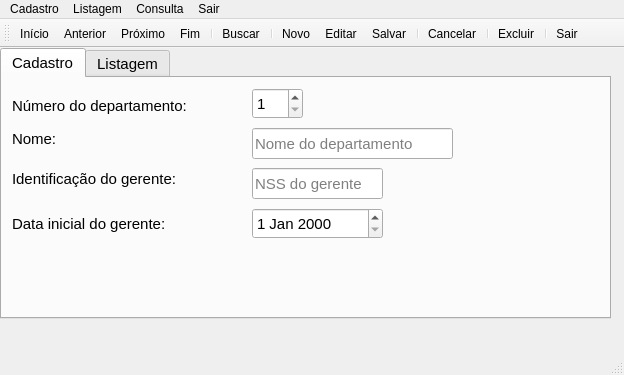
<?xml version="1.0" encoding="UTF-8"?>
<ui version="4.0">
 <class>FrmDepto</class>
 <widget class="QMainWindow" name="FrmDepto">
  <property name="geometry">
   <rect>
    <x>0</x>
    <y>0</y>
    <width>624</width>
    <height>375</height>
   </rect>
  </property>
  <property name="windowTitle">
   <string>Manutenção de Departamentos</string>
  </property>
  <property name="toolTip">
   <string>Cadastro de departamentos</string>
  </property>
  <property name="statusTip">
   <string/>
  </property>
  <widget class="QWidget" name="centralwidget">
   <widget class="QTabWidget" name="tabWidget">
    <property name="geometry">
     <rect>
      <x>0</x>
      <y>0</y>
      <width>611</width>
      <height>271</height>
     </rect>
    </property>
    <property name="font">
     <font>
      <pointsize>11</pointsize>
      <weight>50</weight>
      <italic>false</italic>
      <bold>false</bold>
      <underline>false</underline>
      <strikeout>false</strikeout>
     </font>
    </property>
    <property name="cursor">
     <cursorShape>IBeamCursor</cursorShape>
    </property>
    <property name="currentIndex">
     <number>0</number>
    </property>
    <widget class="QWidget" name="tabCadastro">
     <attribute name="icon">
      <iconset>
       <normaloff>:/icones/COPY.BMP</normaloff>:/icones/COPY.BMP</iconset>
     </attribute>
     <attribute name="title">
      <string>Cadastro</string>
     </attribute>
     <attribute name="toolTip">
      <string>Manutenção dos registros de Departamentos</string>
     </attribute>
     <widget class="QLabel" name="label">
      <property name="geometry">
       <rect>
        <x>10</x>
        <y>20</y>
        <width>221</width>
        <height>16</height>
       </rect>
      </property>
      <property name="text">
       <string>Número do departamento:</string>
      </property>
     </widget>
     <widget class="QSpinBox" name="spbNumDepto">
      <property name="geometry">
       <rect>
        <x>250</x>
        <y>10</y>
        <width>51</width>
        <height>31</height>
       </rect>
      </property>
      <property name="minimum">
       <number>1</number>
      </property>
      <property name="maximum">
       <number>25</number>
      </property>
     </widget>
     <widget class="QLabel" name="label_2">
      <property name="geometry">
       <rect>
        <x>10</x>
        <y>50</y>
        <width>51</width>
        <height>21</height>
       </rect>
      </property>
      <property name="text">
       <string>Nome:</string>
      </property>
     </widget>
     <widget class="QLabel" name="label_3">
      <property name="geometry">
       <rect>
        <x>10</x>
        <y>90</y>
        <width>211</width>
        <height>21</height>
       </rect>
      </property>
      <property name="text">
       <string>Identificação do gerente:</string>
      </property>
     </widget>
     <widget class="QLabel" name="label_4">
      <property name="geometry">
       <rect>
        <x>10</x>
        <y>130</y>
        <width>191</width>
        <height>31</height>
       </rect>
      </property>
      <property name="text">
       <string>Data inicial do gerente:</string>
      </property>
     </widget>
     <widget class="QLineEdit" name="edNomeDepto">
      <property name="geometry">
       <rect>
        <x>250</x>
        <y>50</y>
        <width>201</width>
        <height>31</height>
       </rect>
      </property>
      <property name="maxLength">
       <number>15</number>
      </property>
      <property name="placeholderText">
       <string>Nome do departamento</string>
      </property>
     </widget>
     <widget class="QLineEdit" name="edGerente_NumSegSocial">
      <property name="geometry">
       <rect>
        <x>250</x>
        <y>90</y>
        <width>131</width>
        <height>31</height>
       </rect>
      </property>
      <property name="maxLength">
       <number>9</number>
      </property>
      <property name="placeholderText">
       <string>NSS do gerente</string>
      </property>
     </widget>
     <widget class="QDateEdit" name="deData_Inicial_Gerente">
      <property name="geometry">
       <rect>
        <x>250</x>
        <y>130</y>
        <width>131</width>
        <height>31</height>
       </rect>
      </property>
     </widget>
    </widget>
    <widget class="QWidget" name="tabListagem">
     <attribute name="icon">
      <iconset>
       <normaloff>:/icones/WINPREV.BMP</normaloff>:/icones/WINPREV.BMP</iconset>
     </attribute>
     <attribute name="title">
      <string>Listagem</string>
     </attribute>
     <attribute name="toolTip">
      <string>Lista os registros de Departamento</string>
     </attribute>
     <widget class="QTableWidget" name="grdDepto">
      <property name="geometry">
       <rect>
        <x>10</x>
        <y>10</y>
        <width>591</width>
        <height>221</height>
       </rect>
      </property>
      <property name="frameShadow">
       <enum>QFrame::Sunken</enum>
      </property>
      <column>
       <property name="text">
        <string>Núm. Depto</string>
       </property>
      </column>
      <column>
       <property name="text">
        <string>Nome</string>
       </property>
      </column>
      <column>
       <property name="text">
        <string>NSS Gerente</string>
       </property>
      </column>
      <column>
       <property name="text">
        <string>Nome Gerente</string>
       </property>
      </column>
      <column>
       <property name="text">
        <string>Data inicial</string>
       </property>
      </column>
     </widget>
    </widget>
   </widget>
  </widget>
  <widget class="QMenuBar" name="menubar">
   <property name="geometry">
    <rect>
     <x>0</x>
     <y>0</y>
     <width>624</width>
     <height>21</height>
    </rect>
   </property>
   <widget class="QMenu" name="menuCadastro">
    <property name="title">
     <string>Cadastro</string>
    </property>
    <addaction name="actionConex_o"/>
    <addaction name="separator"/>
    <addaction name="actionSair"/>
   </widget>
   <widget class="QMenu" name="menuListagem">
    <property name="title">
     <string>Listagem</string>
    </property>
    <addaction name="actionListar"/>
   </widget>
   <widget class="QMenu" name="menuSair">
    <property name="title">
     <string>Sair</string>
    </property>
    <addaction name="actionSair_2"/>
   </widget>
   <widget class="QMenu" name="menuconsulta">
    <property name="title">
     <string>Consulta</string>
    </property>
    <addaction name="actionAgendar_consulta"/>
   </widget>
   <addaction name="menuCadastro"/>
   <addaction name="menuListagem"/>
   <addaction name="menuconsulta"/>
   <addaction name="menuSair"/>
  </widget>
  <widget class="QStatusBar" name="statusbar"/>
  <widget class="QToolBar" name="tbBotoes">
   <property name="windowTitle">
    <string>toolBar</string>
   </property>
   <property name="toolTip">
    <string>Botões de ação</string>
   </property>
   <property name="orientation">
    <enum>Qt::Horizontal</enum>
   </property>
   <property name="toolButtonStyle">
    <enum>Qt::ToolButtonTextUnderIcon</enum>
   </property>
   <attribute name="toolBarArea">
    <enum>TopToolBarArea</enum>
   </attribute>
   <attribute name="toolBarBreak">
    <bool>false</bool>
   </attribute>
   <addaction name="action_Inicio"/>
   <addaction name="action_Anterior"/>
   <addaction name="action_Proximo"/>
   <addaction name="action_Fim"/>
   <addaction name="separator"/>
   <addaction name="action_Buscar"/>
   <addaction name="separator"/>
   <addaction name="action_Novo"/>
   <addaction name="action_Editar"/>
   <addaction name="action_Salvar"/>
   <addaction name="separator"/>
   <addaction name="action_Cancelar"/>
   <addaction name="separator"/>
   <addaction name="action_Excluir"/>
   <addaction name="separator"/>
   <addaction name="action_Sair"/>
  </widget>
  <action name="actionConex_o">
   <property name="text">
    <string>Conexão</string>
   </property>
  </action>
  <action name="actionSair">
   <property name="text">
    <string>Sair</string>
   </property>
  </action>
  <action name="actionListar">
   <property name="text">
    <string>Listar</string>
   </property>
  </action>
  <action name="actionSair_2">
   <property name="text">
    <string>Sair</string>
   </property>
  </action>
  <action name="action_Novo">
   <property name="icon">
    <iconset resource="recursos.qrc">
     <normaloff>:/icones/botoes/Add.bmp</normaloff>:/icones/botoes/Add.bmp</iconset>
   </property>
   <property name="text">
    <string>&amp;Novo</string>
   </property>
   <property name="toolTip">
    <string>Incluir novo registro</string>
   </property>
   <property name="shortcut">
    <string>Ctrl+N</string>
   </property>
  </action>
  <action name="action_Editar">
   <property name="icon">
    <iconset resource="recursos.qrc">
     <normaloff>:/icones/botoes/COPY.BMP</normaloff>:/icones/botoes/COPY.BMP</iconset>
   </property>
   <property name="text">
    <string>&amp;Editar</string>
   </property>
   <property name="toolTip">
    <string>Altera dados do registro em exibição</string>
   </property>
   <property name="shortcut">
    <string>Ctrl+E</string>
   </property>
  </action>
  <action name="action_Salvar">
   <property name="icon">
    <iconset resource="recursos.qrc">
     <normaloff>:/icones/botoes/Save.bmp</normaloff>:/icones/botoes/Save.bmp</iconset>
   </property>
   <property name="text">
    <string>&amp;Salvar</string>
   </property>
   <property name="toolTip">
    <string>Grava o registro atual no banco de dados</string>
   </property>
   <property name="shortcut">
    <string>Ctrl+S</string>
   </property>
  </action>
  <action name="action_Excluir">
   <property name="icon">
    <iconset resource="recursos.qrc">
     <normaloff>:/icones/botoes/Minus.bmp</normaloff>:/icones/botoes/Minus.bmp</iconset>
   </property>
   <property name="text">
    <string>E&amp;xcluir</string>
   </property>
   <property name="toolTip">
    <string>Exclui o registro exibido na tela</string>
   </property>
   <property name="shortcut">
    <string>Ctrl+X</string>
   </property>
  </action>
  <action name="action_Cancelar">
   <property name="icon">
    <iconset resource="recursos.qrc">
     <normaloff>:/icones/botoes/REDO.BMP</normaloff>:/icones/botoes/REDO.BMP</iconset>
   </property>
   <property name="text">
    <string>&amp;Cancelar</string>
   </property>
   <property name="toolTip">
    <string>Cancela a operação atualmente em execução</string>
   </property>
   <property name="shortcut">
    <string>Ctrl+L</string>
   </property>
  </action>
  <action name="action_Buscar">
   <property name="icon">
    <iconset resource="recursos.qrc">
     <normaloff>:/icones/botoes/Oeil2.bmp</normaloff>:/icones/botoes/Oeil2.bmp</iconset>
   </property>
   <property name="text">
    <string>&amp;Buscar</string>
   </property>
   <property name="toolTip">
    <string>Busca o registro cujo código foi digitado e o exibe</string>
   </property>
   <property name="shortcut">
    <string>Ctrl+B</string>
   </property>
  </action>
  <action name="action_Inicio">
   <property name="icon">
    <iconset resource="recursos.qrc">
     <normaloff>:/icones/botoes/first.bmp</normaloff>:/icones/botoes/first.bmp</iconset>
   </property>
   <property name="text">
    <string>&amp;Início</string>
   </property>
   <property name="toolTip">
    <string>Posiciona visualização no primeiro registro e o exibe</string>
   </property>
   <property name="shortcut">
    <string>Ctrl+I</string>
   </property>
  </action>
  <action name="action_Anterior">
   <property name="icon">
    <iconset resource="recursos.qrc">
     <normaloff>:/icones/botoes/prior.bmp</normaloff>:/icones/botoes/prior.bmp</iconset>
   </property>
   <property name="text">
    <string>&amp;Anterior</string>
   </property>
   <property name="toolTip">
    <string>Posiciona visualização no registro anterior ao atualmente exibido</string>
   </property>
   <property name="shortcut">
    <string>Ctrl+A</string>
   </property>
  </action>
  <action name="action_Proximo">
   <property name="icon">
    <iconset resource="recursos.qrc">
     <normaloff>:/icones/botoes/next.bmp</normaloff>:/icones/botoes/next.bmp</iconset>
   </property>
   <property name="text">
    <string>&amp;Próximo</string>
   </property>
   <property name="toolTip">
    <string>Posiciona visualização no registro seguinte ao atual</string>
   </property>
   <property name="shortcut">
    <string>Ctrl+P</string>
   </property>
  </action>
  <action name="action_Fim">
   <property name="icon">
    <iconset resource="recursos.qrc">
     <normaloff>:/icones/botoes/last.bmp</normaloff>:/icones/botoes/last.bmp</iconset>
   </property>
   <property name="text">
    <string>&amp;Fim</string>
   </property>
   <property name="toolTip">
    <string>Posiciona visualização no último registro e o exibe</string>
   </property>
   <property name="shortcut">
    <string>Ctrl+F</string>
   </property>
  </action>
  <action name="action_Sair">
   <property name="icon">
    <iconset resource="recursos.qrc">
     <normaloff>:/icones/botoes/CLOSE1.BMP</normaloff>:/icones/botoes/CLOSE1.BMP</iconset>
   </property>
   <property name="text">
    <string>Sai&amp;r</string>
   </property>
   <property name="toolTip">
    <string>Fecha a conexão, salva dados e fecha o formulário</string>
   </property>
   <property name="shortcut">
    <string>Ctrl+R</string>
   </property>
  </action>
  <action name="actionAgendar_consulta">
   <property name="text">
    <string>Agendar consulta</string>
   </property>
  </action>
 </widget>
 <resources>
  <include location="recursos.qrc"/>
 </resources>
 <connections/>
</ui>
